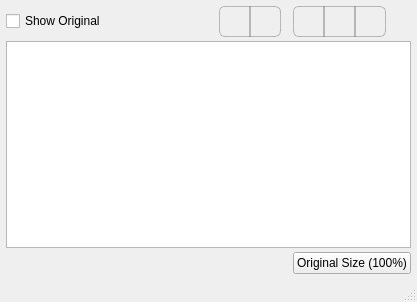
<?xml version="1.0" encoding="UTF-8"?>
<ui version="4.0">
 <class>PngyuPreviewWindow</class>
 <widget class="QMainWindow" name="PngyuPreviewWindow">
  <property name="geometry">
   <rect>
    <x>0</x>
    <y>0</y>
    <width>417</width>
    <height>302</height>
   </rect>
  </property>
  <property name="windowTitle">
   <string>Preview</string>
  </property>
  <property name="styleSheet">
   <string notr="true">
/*left*/
QToolButton#toolButton_background_checkerboard,
QToolButton#toolButton_zoomout
{
  border-style: outset;
  border : 1px solid rgba(127,127,127,127);
  border-top-left-radius : 6px;
  border-bottom-left-radius: 6px;
  padding: 3px;
}

/*middle*/
QToolButton#toolButton_background_black
{
  border-style: outset;
  border : 1px solid rgba(127,127,127,127);
  border-radius : 0px;
  padding: 3px;
}

/*right*/
QToolButton#toolButton_background_white,
QToolButton#toolButton_zoomin
{
  border-style: outset;
  border : 1px solid rgba(127,127,127,127);
  border-top-right-radius : 6px;
  border-bottom-right-radius: 6px;
  padding: 3px;
}

QToolButton#toolButton_background_checkerboard::checked,
QToolButton#toolButton_background_checkerboard::pressed,
QToolButton#toolButton_background_black::checked,
QToolButton#toolButton_background_black::pressed,
QToolButton#toolButton_background_white::checked,
QToolButton#toolButton_background_white::pressed,
QToolButton#toolButton_zoomin::checked,
QToolButton#toolButton_zoomin::pressed,
QToolButton#toolButton_zoomout::checked,
QToolButton#toolButton_zoomout::pressed
{
  background : rgba(127, 127, 127, 64);
}</string>
  </property>
  <widget class="QWidget" name="centralwidget">
   <layout class="QGridLayout" name="gridLayout">
    <property name="margin" stdset="0">
     <number>6</number>
    </property>
    <property name="spacing">
     <number>4</number>
    </property>
    <item row="0" column="6">
     <widget class="QWidget" name="widget_background_select" native="true">
      <property name="sizePolicy">
       <sizepolicy hsizetype="Maximum" vsizetype="Preferred">
        <horstretch>0</horstretch>
        <verstretch>0</verstretch>
       </sizepolicy>
      </property>
      <layout class="QGridLayout" name="gridLayout_3">
       <property name="margin" stdset="0">
        <number>0</number>
       </property>
       <property name="spacing">
        <number>0</number>
       </property>
       <item row="0" column="0">
        <widget class="QToolButton" name="toolButton_background_checkerboard">
         <property name="toolTip">
          <string>Set checker board pattern background</string>
         </property>
         <property name="text">
          <string/>
         </property>
         <property name="icon">
          <iconset resource="../../resource/resource.qrc">
           <normaloff>:/background/checkerboard.png</normaloff>:/background/checkerboard.png</iconset>
         </property>
         <property name="iconSize">
          <size>
           <width>20</width>
           <height>20</height>
          </size>
         </property>
         <property name="checkable">
          <bool>true</bool>
         </property>
         <property name="checked">
          <bool>true</bool>
         </property>
         <attribute name="buttonGroup">
          <string notr="true">buttonGroup_background_select</string>
         </attribute>
        </widget>
       </item>
       <item row="0" column="1">
        <widget class="QToolButton" name="toolButton_background_black">
         <property name="toolTip">
          <string>Set black pattern background</string>
         </property>
         <property name="text">
          <string/>
         </property>
         <property name="icon">
          <iconset resource="../../resource/resource.qrc">
           <normaloff>:/background/black.png</normaloff>:/background/black.png</iconset>
         </property>
         <property name="iconSize">
          <size>
           <width>20</width>
           <height>20</height>
          </size>
         </property>
         <property name="checkable">
          <bool>true</bool>
         </property>
         <attribute name="buttonGroup">
          <string notr="true">buttonGroup_background_select</string>
         </attribute>
        </widget>
       </item>
       <item row="0" column="2">
        <widget class="QToolButton" name="toolButton_background_white">
         <property name="toolTip">
          <string>Set white pattern background</string>
         </property>
         <property name="text">
          <string/>
         </property>
         <property name="icon">
          <iconset resource="../../resource/resource.qrc">
           <normaloff>:/background/white.png</normaloff>:/background/white.png</iconset>
         </property>
         <property name="iconSize">
          <size>
           <width>20</width>
           <height>20</height>
          </size>
         </property>
         <property name="checkable">
          <bool>true</bool>
         </property>
         <attribute name="buttonGroup">
          <string notr="true">buttonGroup_background_select</string>
         </attribute>
        </widget>
       </item>
      </layout>
     </widget>
    </item>
    <item row="0" column="0">
     <widget class="QCheckBox" name="checkBox_show_original">
      <property name="text">
       <string>Show Original</string>
      </property>
     </widget>
    </item>
    <item row="0" column="2">
     <spacer name="horizontalSpacer">
      <property name="orientation">
       <enum>Qt::Orientation::Horizontal</enum>
      </property>
      <property name="sizeHint" stdset="0">
       <size>
        <width>0</width>
        <height>0</height>
       </size>
      </property>
     </spacer>
    </item>
    <item row="1" column="0" colspan="7">
     <widget class="BasicImageView" name="imageview"/>
    </item>
    <item row="2" column="6">
     <widget class="QPushButton" name="pushButton_original_size">
      <property name="sizePolicy">
       <sizepolicy hsizetype="Maximum" vsizetype="Fixed">
        <horstretch>0</horstretch>
        <verstretch>0</verstretch>
       </sizepolicy>
      </property>
      <property name="text">
       <string>Original Size (100%)</string>
      </property>
     </widget>
    </item>
    <item row="0" column="3">
     <widget class="QWidget" name="widget_zoom" native="true">
      <property name="sizePolicy">
       <sizepolicy hsizetype="Maximum" vsizetype="Preferred">
        <horstretch>0</horstretch>
        <verstretch>0</verstretch>
       </sizepolicy>
      </property>
      <layout class="QHBoxLayout" name="horizontalLayout">
       <property name="spacing">
        <number>0</number>
       </property>
       <property name="margin" stdset="0">
        <number>0</number>
       </property>
       <item>
        <widget class="QToolButton" name="toolButton_zoomout">
         <property name="text">
          <string/>
         </property>
         <property name="icon">
          <iconset resource="../../resource/resource.qrc">
           <normaloff>:/icons/zoomout.png</normaloff>:/icons/zoomout.png</iconset>
         </property>
         <property name="iconSize">
          <size>
           <width>20</width>
           <height>20</height>
          </size>
         </property>
        </widget>
       </item>
       <item>
        <widget class="QToolButton" name="toolButton_zoomin">
         <property name="text">
          <string/>
         </property>
         <property name="icon">
          <iconset resource="../../resource/resource.qrc">
           <normaloff>:/icons/zoomin.png</normaloff>:/icons/zoomin.png</iconset>
         </property>
         <property name="iconSize">
          <size>
           <width>20</width>
           <height>20</height>
          </size>
         </property>
        </widget>
       </item>
      </layout>
     </widget>
    </item>
    <item row="0" column="1">
     <widget class="SpinnerWidget" name="spinner" native="true">
      <property name="minimumSize">
       <size>
        <width>25</width>
        <height>25</height>
       </size>
      </property>
      <property name="maximumSize">
       <size>
        <width>25</width>
        <height>25</height>
       </size>
      </property>
     </widget>
    </item>
   </layout>
  </widget>
  <widget class="QStatusBar" name="statusbar"/>
 </widget>
 <customwidgets>
  <customwidget>
   <class>SpinnerWidget</class>
   <extends>QWidget</extends>
   <header>spinnerwidget.h</header>
   <container>1</container>
  </customwidget>
  <customwidget>
   <class>BasicImageView</class>
   <extends>QGraphicsView</extends>
   <header>basicimageview.h</header>
  </customwidget>
 </customwidgets>
 <tabstops>
  <tabstop>checkBox_show_original</tabstop>
  <tabstop>toolButton_zoomout</tabstop>
  <tabstop>toolButton_zoomin</tabstop>
  <tabstop>toolButton_background_checkerboard</tabstop>
  <tabstop>toolButton_background_black</tabstop>
  <tabstop>toolButton_background_white</tabstop>
  <tabstop>imageview</tabstop>
  <tabstop>pushButton_original_size</tabstop>
 </tabstops>
 <resources>
  <include location="../../resource/resource.qrc"/>
 </resources>
 <connections/>
 <buttongroups>
  <buttongroup name="buttonGroup_background_select"/>
 </buttongroups>
</ui>
